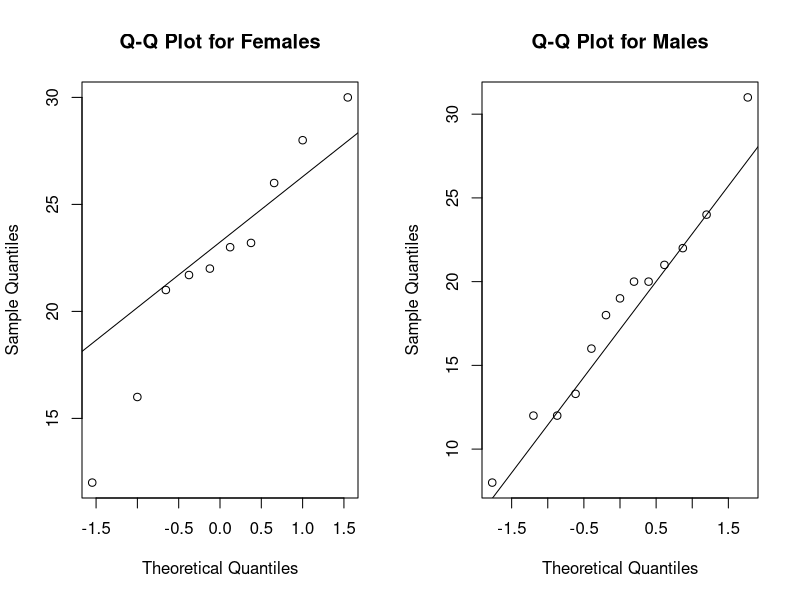
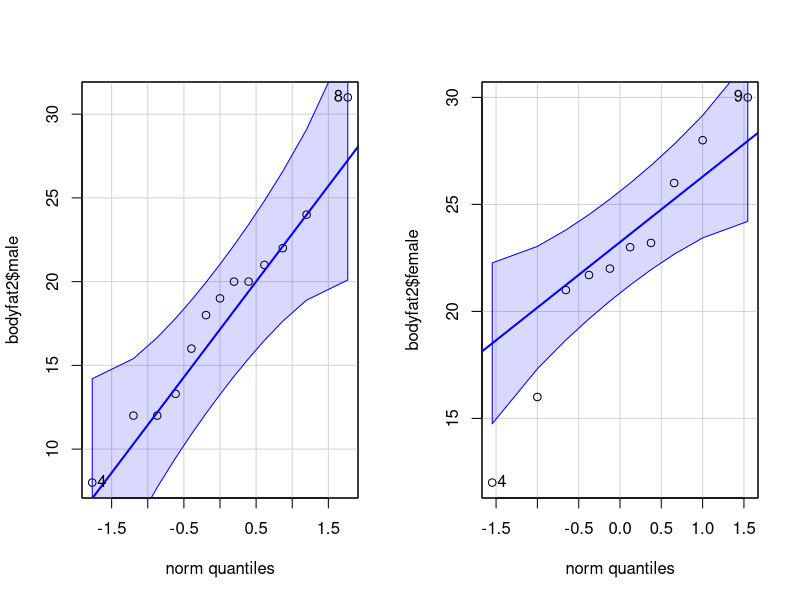
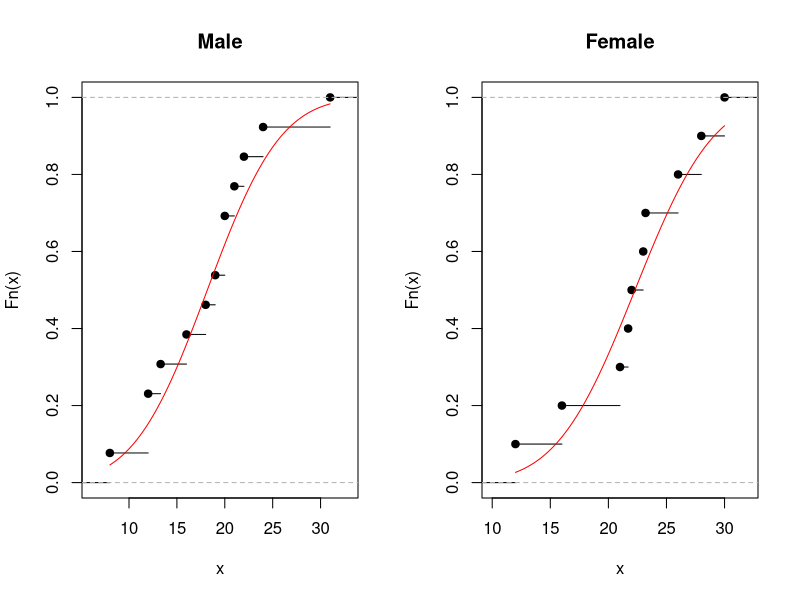

R code for these plots, in order:
## ---- chunk 1
## set working directory
require("knitr")
library(car)
require("car")
## ---- chunk 2
bodyfat <- read.table("bodyfat.txt", header=TRUE)
## ---- chunk 3
# Split data according to gender
bodyfat2 <- split(bodyfat$fatpct, bodyfat$gender)
names(bodyfat2) <- c("female","male")

# Check for normality (both samples) with Q-Q Plots
par(mfrow=c(1,2))
qqnorm(bodyfat2$female, main="Q-Q Plot for Females")
qqline(bodyfat2$female)
qqnorm(bodyfat2$male, main="Q-Q Plot for Males")
qqline(bodyfat2$male)

# Plot with confidence intervals
qqPlot(bodyfat2$male)
qqPlot(bodyfat2$female)

# Normality test (Shapiro)
shapiro.test(bodyfat2$male)
shapiro.test(bodyfat2$female)
## ---- chunk 4
# Visual normality test with ecdf and cdf

# Male parameters
xSeqMale <- seq(min(bodyfat2$male), max(bodyfat2$male), by=0.1)
muMale <- mean(bodyfat2$male)
sMale <- sd(bodyfat2$male)

# Female parameters
xSeqFemale <- seq(min(bodyfat2$female), max(bodyfat2$female), by=0.1)
muFemale <- mean(bodyfat2$female)
sFemale <- sd(bodyfat2$female)

# Plot ecdf and cdf
par(mfrow=c(1,2))
plot(ecdf(bodyfat2$male), main="Male")
lines(xSeqMale, pnorm(xSeqMale, muMale, sMale), col="red")
plot(ecdf(bodyfat2$female), main="Female")
lines(xSeqFemale, pnorm(xSeqFemale, muFemale, sFemale), col="red")
## ---- chunk 5
t.test(bodyfat2$male, bodyfat2$female)
## ---- chunk 6
wilcox.test(bodyfat2$female, bodyfat2$male, conf.int = TRUE)
